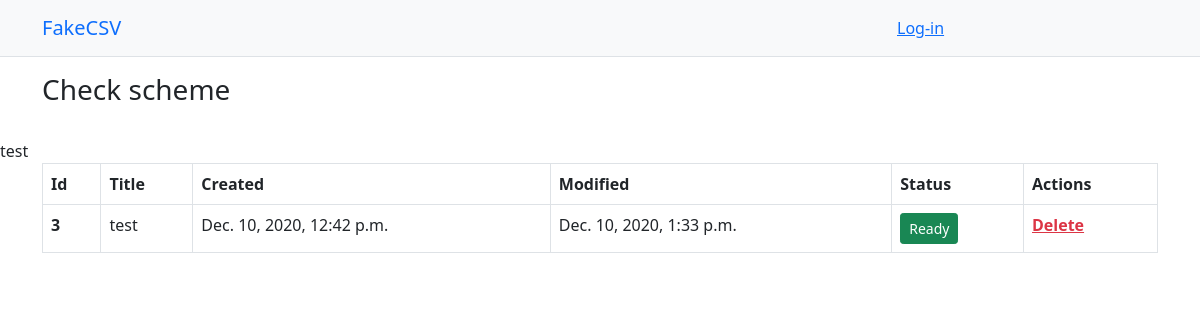
The page /check_scheme/?id=3 on the database its author committed.
### csv_gen/models.py (models this page shows, shortened)
class Schema(models.Model):
    user = models.ForeignKey(User, verbose_name="User", on_delete=models.CASCADE)
    title = models.CharField("Title", max_length=200)
    created = models.DateTimeField("Creation date", auto_now_add=True)
    modified = models.DateTimeField("Modification date", auto_now_add=True)
    file_name = models.FileField("Schema file", upload_to="media/", blank=True, null=True)
    status = models.BooleanField(default=False)

### csv_gen/views.py (the view)
# urls.py: url(r'^check_scheme/$', views.check_scheme, name='check_scheme'),
def check_scheme(request):
    context = {}
    if request.method == 'GET':
        s_id = request.GET.get("id")
        scheme = Schema.objects.get(id=s_id)
        context = {
            'scheme': scheme
        }
    return render(request, 'csv_gen/check_scheme.html', context)

### csv_gen/templates/csv_gen/check_scheme.html
{% extends "csv_gen/base.html" %}
{% block content %}
<div class="container">
  <div class="row">
    <div class="col-10">
      <h3>Check scheme</h3>
    </div>
  </div>
</div>
<br>
{{scheme.title}}
<div class="container">
      <table class="table table-bordered">
        <thead>
          <tr>
            <th>Id</th>
            <th><b>Title</b></th>
            <th><b>Created</b></th>
            <th><b>Modified</b></th>
            <th><b>Status</b></th>
            <th><b>Actions</b></th>
          </tr>
        </thead>
        <tbody><tr><th scope="row">{{scheme.id}}</th>
        <td>{{scheme.title}}</td>
        <td>{{scheme.created}}</td>
        <td>{{scheme.modified}}</td>
        <td>
          {% if scheme.status %}
            <button type="button" class="btn btn-success btn-sm">Ready</button>
          {% else %}
            <button type="button" class="btn btn-secondary btn-sm">Processing</button>
          {% endif %}
        </td>
        <td><a href= {% url 'del_view' s_id=scheme.id %} class="text-danger"><strong>Delete</strong></a></td>
        </tr></tbody>
      </table>
</div>
{% endblock %}

### rows shown on the page
Schema: title "test", id "3", created "Dec. 10, 2020, 12:42 p.m.", modified "Dec. 10, 2020, 1:33 p.m."
